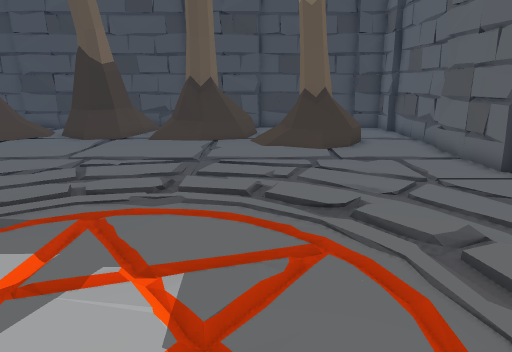
view 1 (above)

21 first-person views from a walk through a scene from a Unity 3-D project. The camera is 1.2 m above the floor, tilts 14° down and sees 70° across. The floor is counted in squares, 0.5 m on a side. Each view is taken from the middle of a square. On the plan, view 1 faces up. The plan holds only what a view shows up to about 20 squares ahead; the rest is blank. The place goes on beyond the plan. The player character is not drawn. Door leaves are left out, so doorways stand open.

view 2
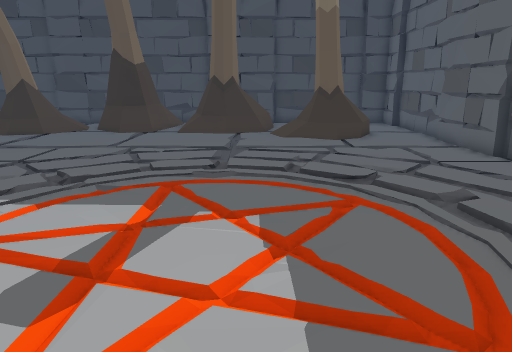

view 3
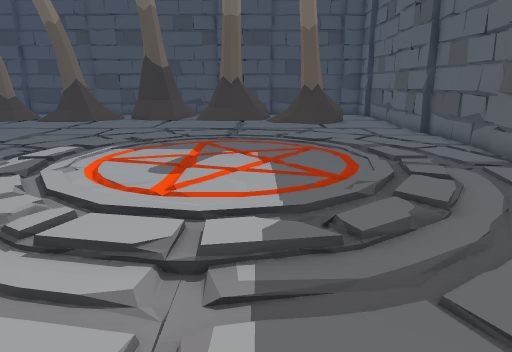

view 4
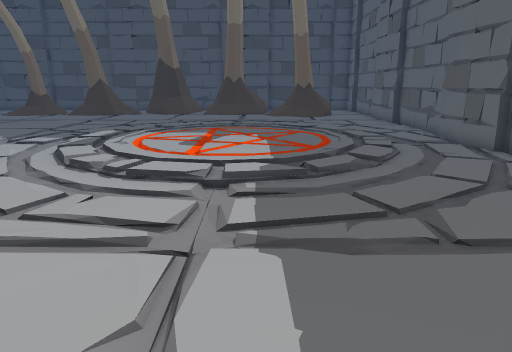

view 5
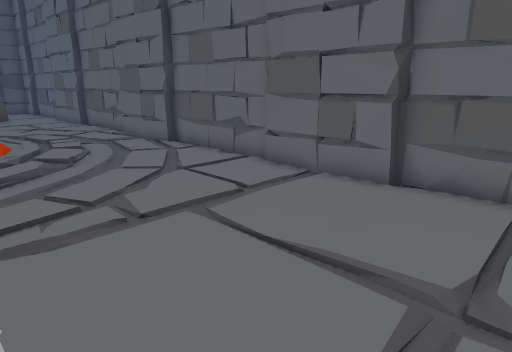

view 6
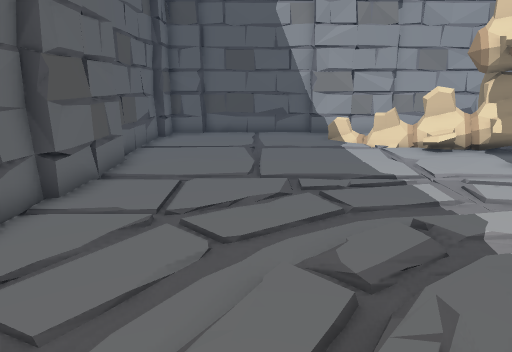

view 7
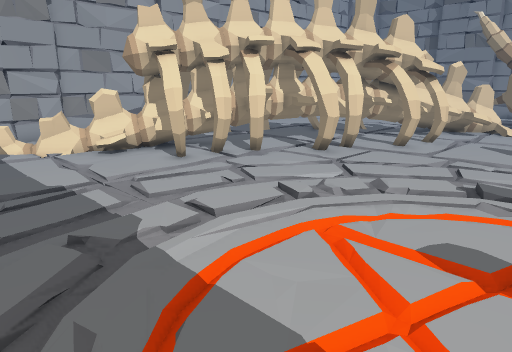

view 8
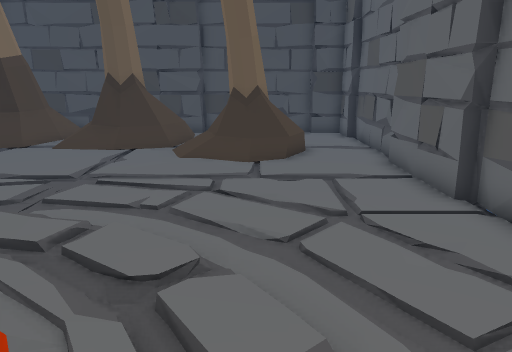

view 9
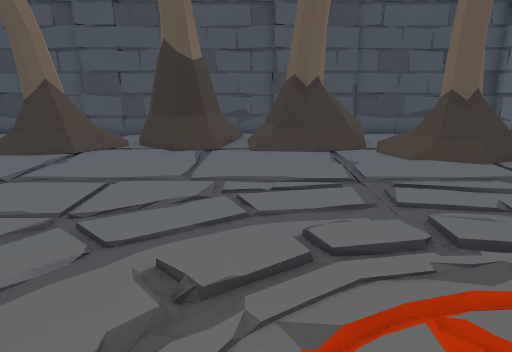

view 10
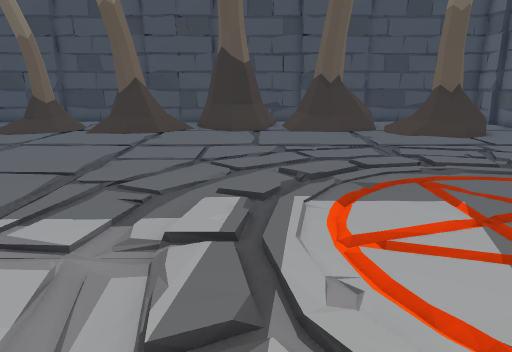

view 11
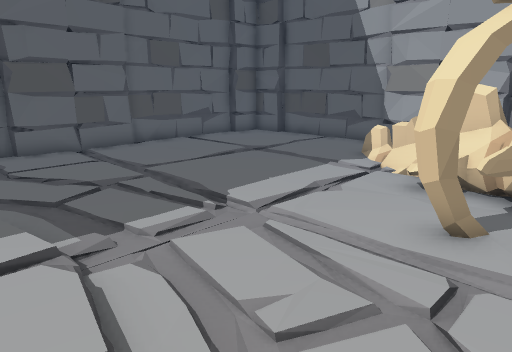

view 12
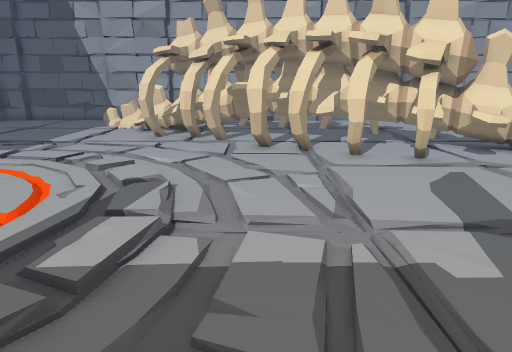

view 13
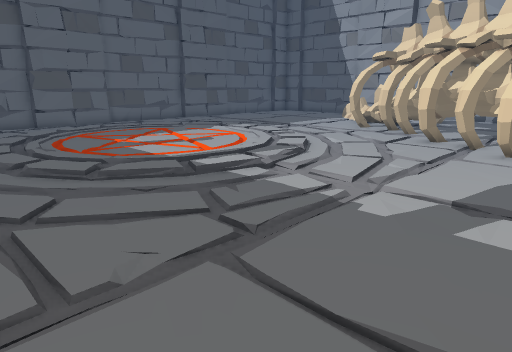

view 14
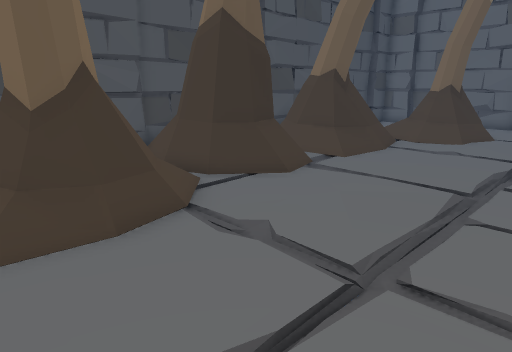

view 15
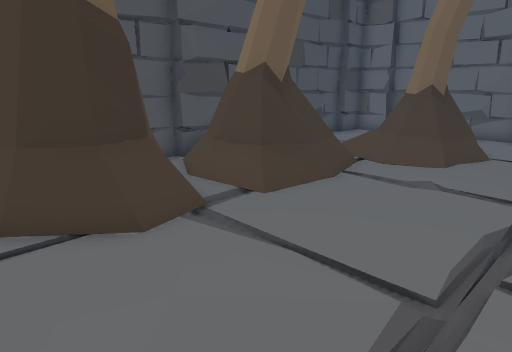

view 16
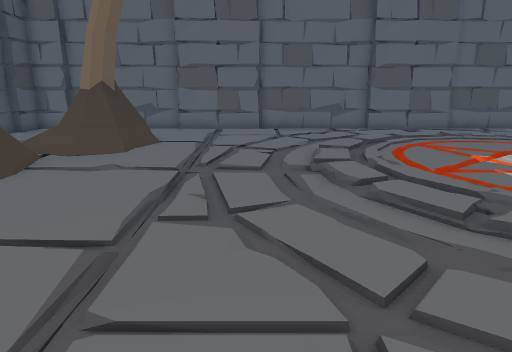

view 17
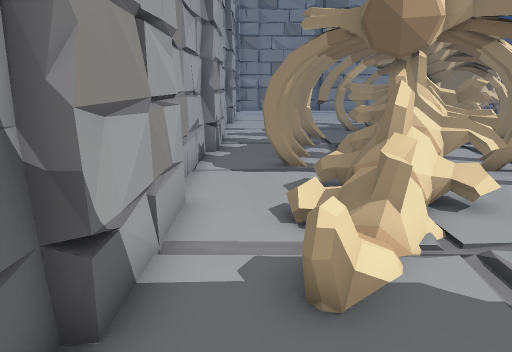

view 18
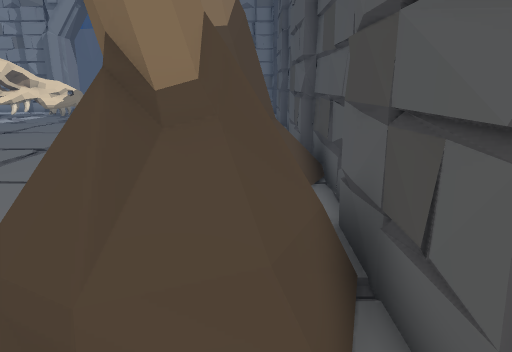

view 19
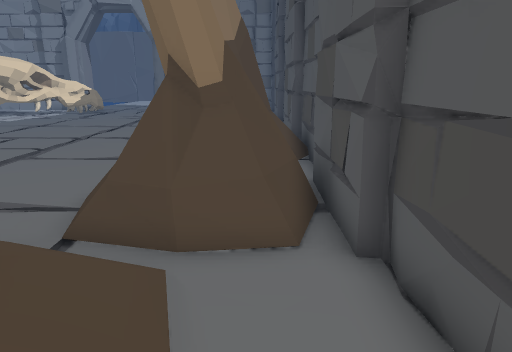

view 20
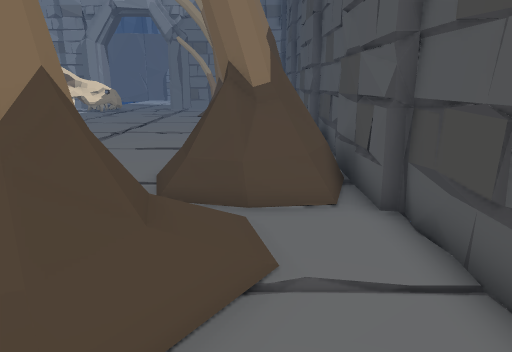

view 21
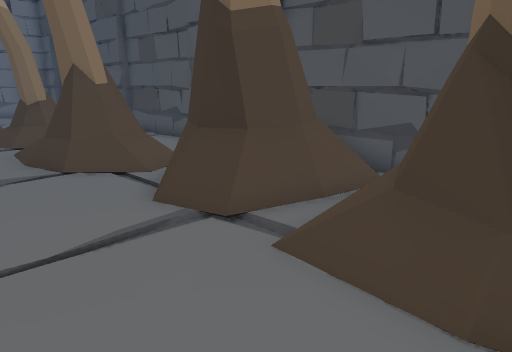

### Floor plan
Key: @ floor where view 1 was taken; # wall or solid block; x gap in a wall; . main floor; : floor 0.25 m higher than the main floor; - floor 0.25 m lower than the main floor; / step, stairs or slope; = window, fence, low wall or low ledge; ^ raised ledge; O other object.
Columns run from 16 left of view 1 to 8 right of it. Each row starts with its distance up from view 1.
 23 #########################
 22 ..#####==:..#####.....###
 21   ..-.=###:.=##^.......##
 20   =#/.####=:###^........#
 19  =##//=####/=##=////....#
 18  ####/-==#-//==#//==O/--#
 17 ./==#....-....-.//###/..#
 16 ....-....-....-../##=/..#
 15 ....-....-....-........##
 14 ....-....-....-....-...##
 13 -----------------------#
 12 ....-..-..-.-.-.-.-..-.##
 11 ....-..-.-....-......-. #
 10 ....-----..--.-.--..----#
  9 ....-..--...........--..#
  8  ----.-..........//...-.#
  7  ...--.............//..-#
  6  ...-..-.............-..#
  5  ...--.//..........//-.##
  4  ...-..................#
  3  -------.............--#
  2  ...-..................#
  1 ....--.-/.............. #
  0 ....-..-........@....-..#
 -1 ....--..//........./...-#
 -2 -----.-.../....././...-.#
 -3 ####-..---.//..././.--..#
 -4 ####-----..-/.-.--..----#
 -5 ###=###-.-....-....-.-.##
 -6 #######-..-.-.-.-.-..-.##
 -7 ######### -------------#
 -8   #### ###.x..-....-...##
 -9    ### #####..-....-...##
-10   #### #####..-....-....#
-11        # ####.-....-....#
-12          ####=------.---#
-13          #.O##=.........#
-14         ##.....O........#
-15         # ....-........##
-16         #-..#####..... ##
-17         #################

Positions as (right, up) in squares from view 1, and headings:
1: (0, 0), facing up
2: (-1, -2), facing up
3: (-1, -8), facing up
4: (-1, -12), facing up
5: (-1, -13), facing up-right
6: (3, 3), facing down
7: (2, 3), facing down-left
8: (3, 3), facing up
9: (-5, 3), facing up
10: (-7, -2), facing up
11: (-7, -2), facing down-right
12: (-10, 9), facing down
13: (-16, 11), facing down-right
14: (-16, 11), facing up-right
15: (-11, 12), facing up-right
16: (-12, 11), facing right
17: (3, -15), facing left
18: (2, 21), facing left
19: (5, 21), facing left
20: (7, 20), facing left
21: (-2, 14), facing up-left
